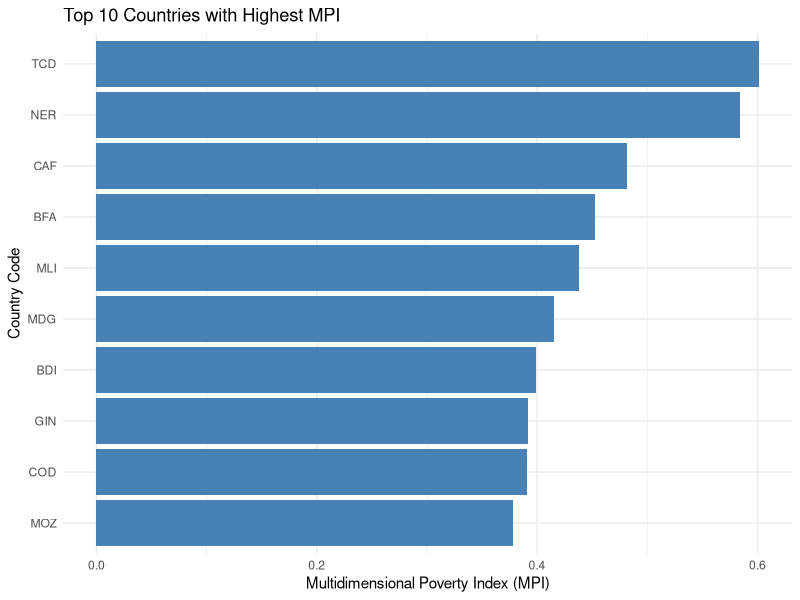
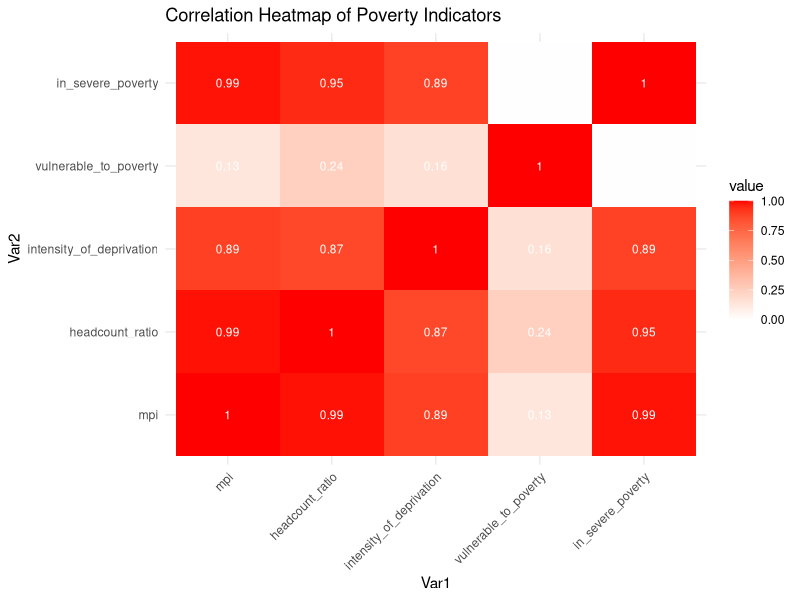
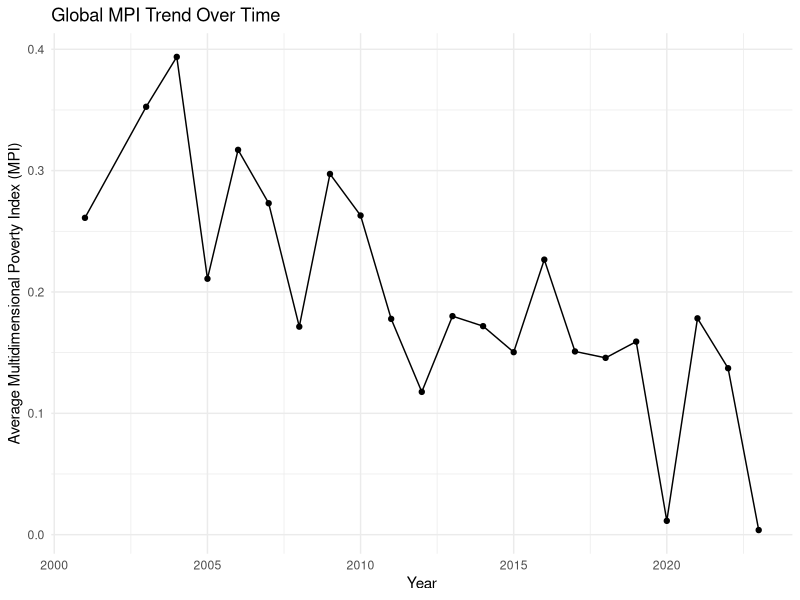
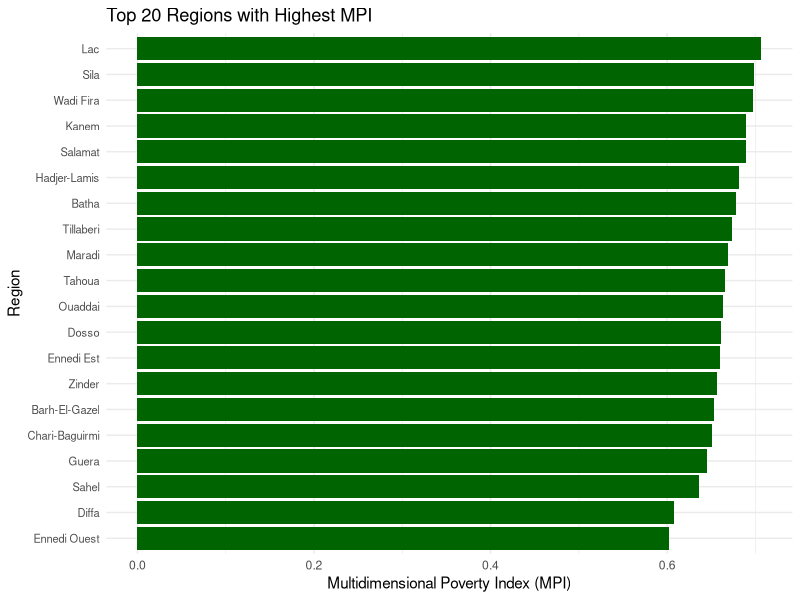

Generate these figures, in order, with R:
# Load necessary libraries
library(dplyr)
library(ggplot2)
library(tidyr)
library(knitr)
library(scales)

# Load the dataset
data <- read.csv('hdx_hapi_poverty_rate_global.csv', stringsAsFactors = FALSE)

# Clean the dataset
data_cleaned <- data[-1, ]
colnames(data_cleaned) <- c('location_code', 'has_hrp', 'in_gho', 'provider_admin1_name', 'admin1_code', 'admin1_name', 'mpi', 'headcount_ratio', 'intensity_of_deprivation', 'vulnerable_to_poverty', 'in_severe_poverty', 'reference_period_start', 'reference_period_end')

# Convert numeric columns to appropriate data types
numeric_columns <- c('mpi', 'headcount_ratio', 'intensity_of_deprivation', 'vulnerable_to_poverty', 'in_severe_poverty')
data_cleaned[numeric_columns] <- lapply(data_cleaned[numeric_columns], as.numeric)

# Convert date columns to Date format
data_cleaned$reference_period_start <- as.Date(data_cleaned$reference_period_start)
data_cleaned$reference_period_end <- as.Date(data_cleaned$reference_period_end)

# Generate summary statistics
summary_statistics <- summary(data_cleaned[numeric_columns])

# Group data by location_code and calculate mean values
country_summary <- data_cleaned %>% 
  group_by(location_code) %>% 
  summarise(across(all_of(numeric_columns), mean, na.rm = TRUE))

# Top 10 countries with highest MPI
top_10_mpi <- country_summary %>%
  arrange(desc(mpi)) %>%
  head(10)

# Visualization: Top 10 countries with highest MPI
ggplot(top_10_mpi, aes(x = reorder(location_code, mpi), y = mpi)) +
  geom_bar(stat = "identity", fill = "steelblue") +
  coord_flip() +
  labs(title = "Top 10 Countries with Highest MPI",
       x = "Country Code",
       y = "Multidimensional Poverty Index (MPI)") +
  theme_minimal()

# Correlation analysis
correlation_matrix <- cor(data_cleaned[numeric_columns], use = "complete.obs")

# Visualization: Correlation heatmap
ggplot(data = reshape2::melt(correlation_matrix), aes(x = Var1, y = Var2, fill = value)) +
  geom_tile() +
  geom_text(aes(label = round(value, 2)), color = "white", size = 3) +
  scale_fill_gradient2(low = "blue", high = "red", mid = "white", midpoint = 0) +
  theme_minimal() +
  theme(axis.text.x = element_text(angle = 45, hjust = 1)) +
  labs(title = "Correlation Heatmap of Poverty Indicators")

# Time series analysis
time_series_data <- data_cleaned %>%
  group_by(reference_period_start) %>%
  summarise(across(all_of(numeric_columns), mean, na.rm = TRUE))

# Visualization: Time series of MPI
ggplot(time_series_data, aes(x = reference_period_start, y = mpi)) +
  geom_line() +
  geom_point() +
  labs(title = "Global MPI Trend Over Time",
       x = "Year",
       y = "Average Multidimensional Poverty Index (MPI)") +
  theme_minimal()

# Regional analysis
regional_summary <- data_cleaned %>% 
  group_by(admin1_name) %>% 
  summarise(across(all_of(numeric_columns), mean, na.rm = TRUE)) %>%
  arrange(desc(mpi))

# Top 20 regions with highest MPI
top_20_regions <- head(regional_summary, 20)

# Visualization: Top 20 regions with highest MPI
ggplot(top_20_regions, aes(x = reorder(admin1_name, mpi), y = mpi)) +
  geom_bar(stat = "identity", fill = "darkgreen") +
  coord_flip() +
  labs(title = "Top 20 Regions with Highest MPI",
       x = "Region",
       y = "Multidimensional Poverty Index (MPI)") +
  theme_minimal() +
  theme(axis.text.y = element_text(size = 8))

# Generate report
report <- capture.output({
  cat("Poverty Rate Analysis Report\n\n")
  
  cat("1. Summary Statistics\n")
  print(kable(summary_statistics))
  
  cat("\n2. Top 10 Countries with Highest MPI\n")
  print(kable(top_10_mpi))
  
  cat("\n3. Correlation Analysis\n")
  print(kable(correlation_matrix))
  
  cat("\n4. Top 20 Regions with Highest MPI\n")
  print(kable(top_20_regions))
})

# Save report to a text file
writeLines(report, "poverty_analysis_report.txt")

# Print confirmation
cat("Analysis complete. Report saved as 'poverty_analysis_report.txt'")

